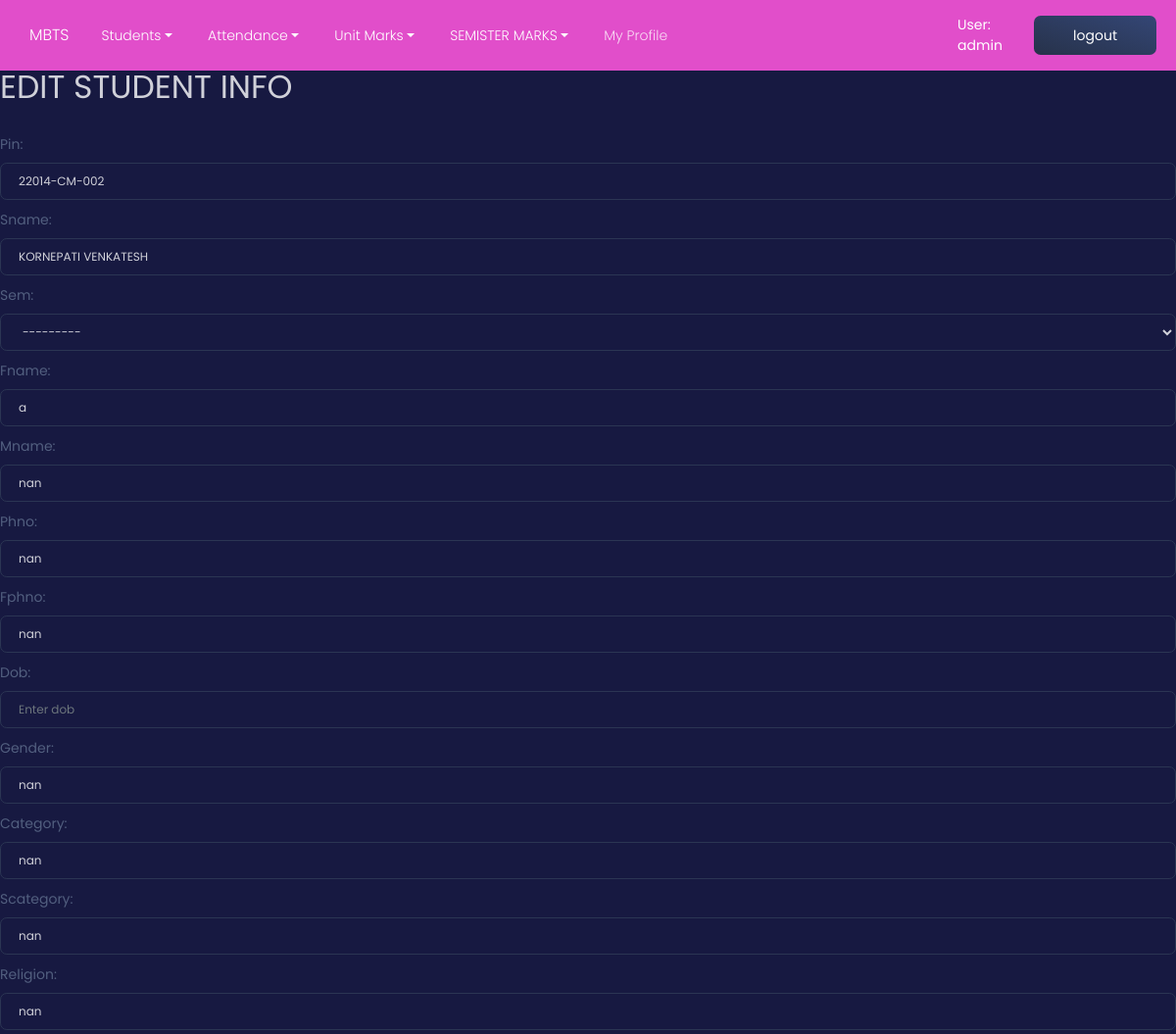
Page /n/i/22014-CM-002/edit (signed in, upper part) on the earlier database version.
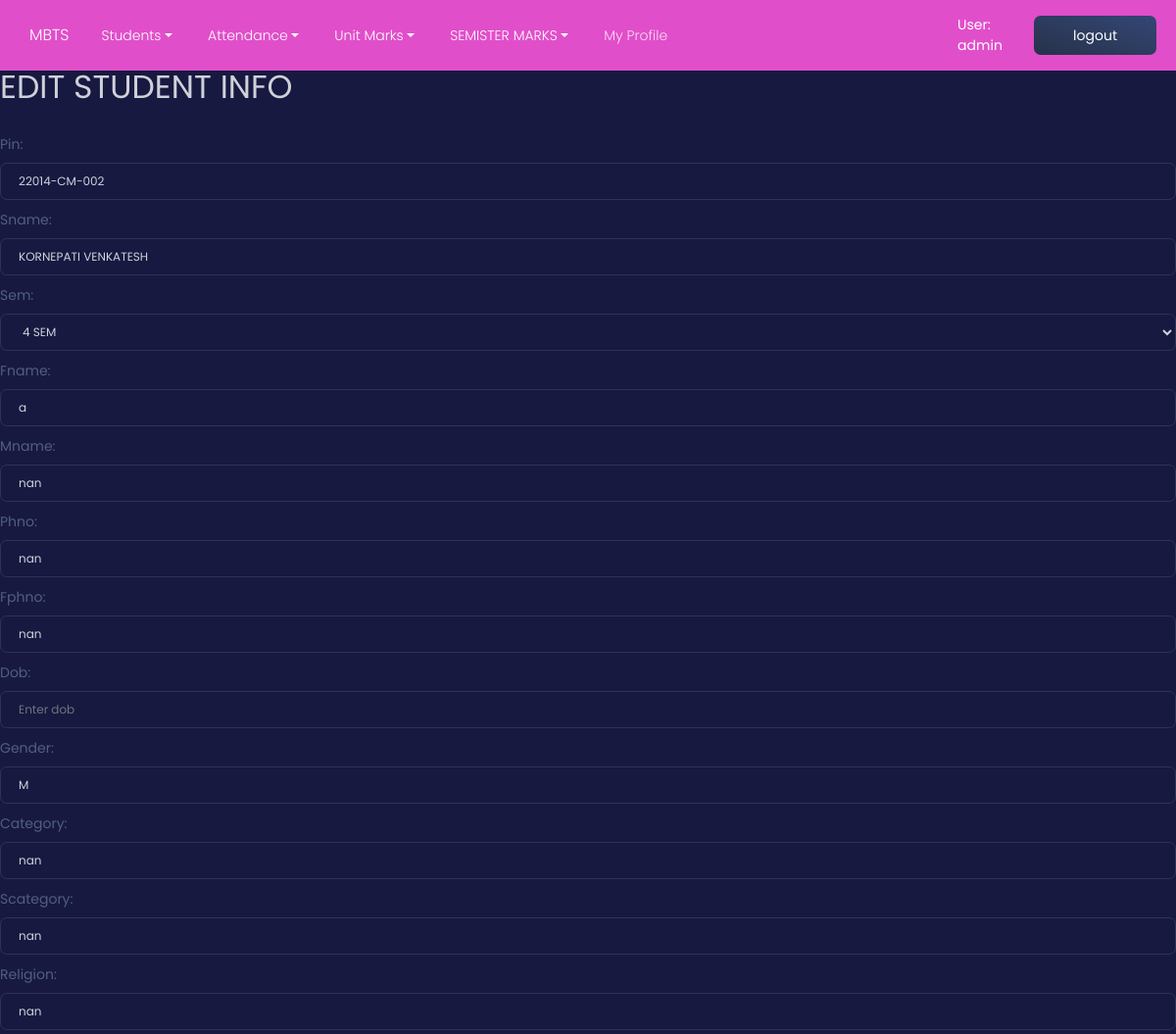
Same page on the later database version.
### mbts/models.py (models this page shows)
class Students(models.Model):
    pin = models.CharField(max_length=20, primary_key=True)
    sname=models.CharField(max_length=50, default='student')
    fname=models.CharField(max_length=50, default='father')
    mname=models.CharField(max_length=50, default='mother')
    sem = models.CharField(max_length=10, null=True, choices=StudentClass.SEMS,)
    phno=models.CharField(max_length=12, null = True)
    fphno=models.CharField(max_length=12, null=True)
    dob=models.DateTimeField(blank=True, null=True)
    gender=models.CharField(max_length=1,default='M')
    category=models.CharField(max_length=5,blank=True, null=True)
    scategory=models.CharField(max_length=10,blank=True, null=True)
    religion=models.CharField(max_length=20,blank=True, null=True)
    sacno=models.CharField(max_length=20, blank=True, null=True)
    sifsc=models.CharField(max_length=20,blank=True, null=True)
    sbranch=models.CharField(max_length=20,blank=True, null=True)
    macno=models.CharField(max_length=22, blank=True, null=True)
    mifsc=models.CharField(max_length=20,blank=True, null=True)
    mbranch=models.CharField(max_length=20,blank=True, null=True)
    email=models.CharField(max_length=30)
    sscrank=models.IntegerField(default=1234, blank=True, null=True)
    sschallticketno=models.CharField(max_length=20, blank=True, null=True)
    address=models.CharField(max_length=30, blank=True, null=True)
    village=models.CharField(max_length=20, blank=True, null=True)
    mandal=models.CharField(max_length=20, blank=True, null=True)
    dist=models.CharField(max_length=20, blank=True,null=True)
    allotedcategory=models.CharField(max_length=20,blank=True, null=True)
    dateofjoining=models.DateTimeField(blank=True, null=True)
    polycetrank=models.IntegerField(blank=True,null=True)
    polycetno=models.IntegerField(blank=True,null=True)
    aadharno=models.CharField(max_length=22, blank=True,null=True)
    rationno=models.CharField(max_length=20,blank=True,null=True)
    tcno=models.IntegerField(blank=True, null=True)
    discontinueddate=models.DateTimeField(blank=True, null=True)
    odno=models.IntegerField(blank=True,null=True)
    odissueddate=models.DateTimeField(blank=True, null=True)
    tcissueddate=models.DateTimeField(blank=True, null=True)
    studycertificateissueddate=models.DateTimeField(blank=True, null=True)
    studentimage = models.ImageField(
        ("Title Image"),
        upload_to='static/Images/student_image/',
         max_length=None,
         blank = True,null = True)
    user = models.OneToOneField(User, on_delete=models.CASCADE, blank=True, null= True)

### mbts/views/student.py (the view, shortened to what this page needs)
# urls.py: path("i/<str:spin>/edit", student.edit, name="student_edit"),
@login_required
def edit(request, spin):
    context = {}
    s = Students.objects.get(pin=spin)
    if(request.method == "GET"):
        sf = StudentForm(instance=s)
        context['forms'] = sf
        return render(request, "students/edit.html",context)

### mbts/forms.py
class StudentForm(ModelForm):
    class Meta:
        model = Students
        fields = ["pin","sname","sem","fname","mname","phno","fphno","dob","gender","category","scategory","religion","sacno","sbranch","macno","mifsc","mbranch","email","sscrank","sschallticketno","address","village","mandal","dist","allotedcategory","dateofjoining","polycetrank","polycetno","aadharno","rationno","tcno","tcissueddate","discontinueddate","odno","odissueddate","studycertificateissueddate"]
        widgets = {
            'student_image': forms.FileInput(attrs={'class': 'form-control'}),
        }
    def __init__(self, *args, **kwargs):
        super().__init__(*args, **kwargs)
        for field in iter(self.fields):
            self.fields[field].widget.attrs.update({
                'class': 'form-control',
                'placeholder': 'Enter ' + field
            })

### mbts/templates/students/edit.html (shortened to what this page needs)
{% extends "base.html" %}
{% block content %}
<h1>EDIT STUDENT INFO</h1>
<form action = "" method = "post" enctype="multipart/form-data">
      {% for field in forms %}
        <div class="form-group">
        {{ field.label_tag }} {{ field }}
        </div>
       {% endfor %}
</form>
{% endblock %}

Differences in the rows shown:
changed Students "22014-CM-002": sem "---------" → "4 SEM"; gender "nan" → "M"
